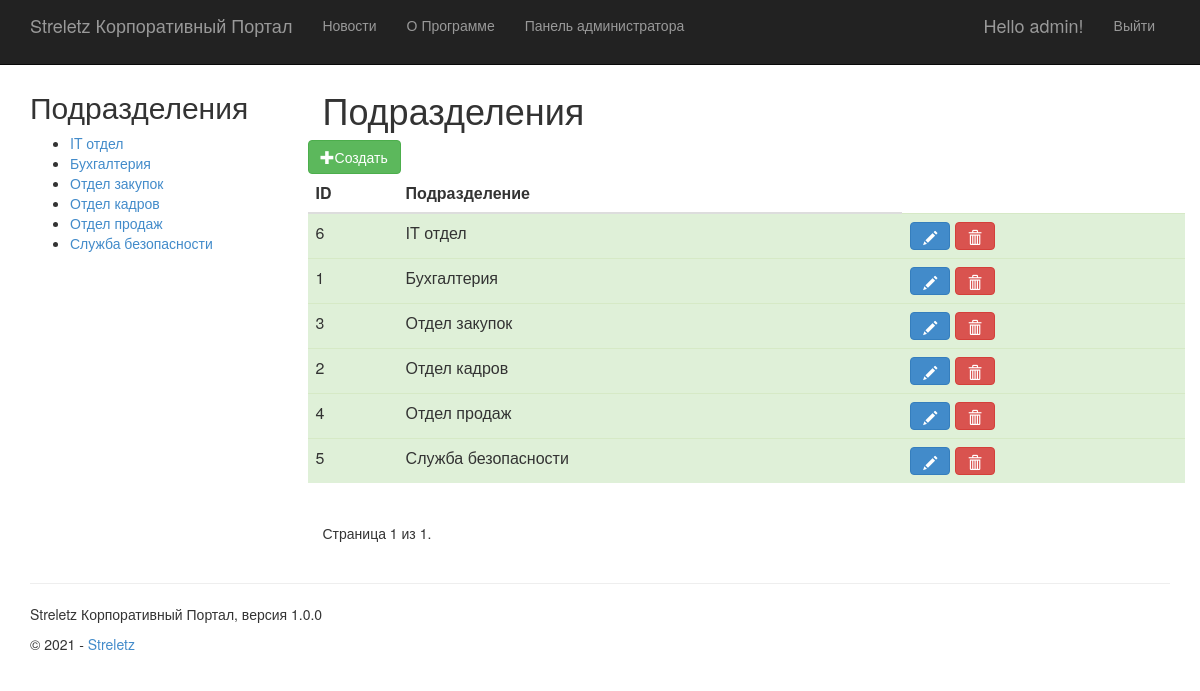
Page /adminpanel/department (signed in) on the committed database.
### app/models.py (models this page shows, shortened)
class Department(models.Model):
    name = models.CharField(max_length=255, unique=True, verbose_name="Название")
    description = models.TextField(null=True, verbose_name="Описание")
    class Meta:
        verbose_name = "Подразделение"
        verbose_name_plural = "Подразделения"

### app/adminpanel/department/views.py (the view)
# urls.py: path('adminpanel/department', admin_department_views.DepartmentListView.as_view(), name='departments'),
class DepartmentListView(ListView):
    title = 'Подразделения'
    model = Department
    template_name = 'adminpanel/departments/index.html'
    context_object_name = 'departments'
    ordering = ['name']
    paginate_by = settings.APP_ADMINPANEL_PAGINATE_BY
    def get_context_data(self, **kwargs):
        ctx = super(DepartmentListView, self).get_context_data(**kwargs)
        ctx['title'] = self.title
        ctx['app_name'] = APP_NAME
        ctx['version'] = VERSION
        ctx['year'] = YEAR
        return ctx

### app/ui_modules/department_menu.py (called while the page is built)
@register.inclusion_tag(
    '../templates/app/ui_modules/department_menu.html')
def department_menu():
    departments = Department.objects.all().order_by('name')
    return {'departments': departments}

### app/templates/adminpanel/departments/index.html (shortened to what this page needs)
﻿{% extends "app/layout.html" %}
{% block content %}
    <div class="row">
        <div class="col-md-12">
            <h1>Подразделения</h1>
        </div>
    </div>
    <div class="row">
        <a class="btn btn-success" href="{% url 'create_department' %}"><span class="glyphicon glyphicon-plus"></span>Создать</a>
    </div>
    <div class="row">
        <table class="table table-hover">
            <thead>
            <tr>
                <th scope="col">ID</th>
                <th scope="col">Подразделение</th>
            </tr>
            </thead>
            <tbody>
            {% for d in departments %}
                <tr class='success'>
                    <td>{{ d.id }}</td>
                    <td>{{ d.name }}</td>
                    <td>
                        <a class="btn btn-primary" href="{% url 'edit_department' id=d.id %}"><span
                                class="glyphicon glyphicon-pencil"></span></a>
                        <a class="btn btn-danger" href="{% url 'delete_department' id=d.id %}"><span
                                class="glyphicon glyphicon-trash"></span></a>
                    </td>
                </tr>
            {% endfor %}
            </tbody>
        </table>
    </div>
    <div class="pagination">
    <span class="step-links">
        <span class="current">
            Страница {{ page_obj.number }} из {{ page_obj.paginator.num_pages }}.
        </span>
    </span>
    </div>
{% endblock %}

### app/templates/app/loginpartial.html (shortened to what this page needs)
{% if user.is_authenticated %}
<form id="logoutForm" action="/logout/" method="post" class="navbar-right">
    <ul class="nav navbar-nav navbar-right">
        <li><span class="navbar-brand">Hello {{ user.username }}!</span></li>
        <li><a href="javascript:document.getElementById('logoutForm').submit()">Выйти</a></li>
    </ul>
</form>
{% else %}
<ul class="nav navbar-nav navbar-right">
    <li><a href="{% url 'login' %}">Войти</a></li>
</ul>
{% endif %}

### app/templates/app/ui_modules/department_menu.html
<h2>
    Подразделения
</h2>
<ul>
    {% for d in departments %}
        <li><a href="{% url 'department_content_view' id=d.id %}">{{ d.name }}</a></li>
    {% endfor %}
</ul>

### app/static/app/content/site.css (style rules this page uses)
body { padding-top: 50px; padding-bottom: 20px; }

### rows in the picture
Department: name "IT отдел", id "6"
Department: name "Бухгалтерия", id "1"
Department: name "Отдел закупок", id "3"
Department: name "Отдел кадров", id "2"
Department: name "Отдел продаж", id "4"
Department: name "Служба безопасности", id "5"

### other values in the picture
{{ app_name }} "Streletz Корпоративный Портал"
{{ user.username }} "admin"
{{ page_obj.number }} "1"
{{ page_obj.paginator.num_pages }} "1"
{{ version }} "1.0.0"
{{ year }} "2021"
